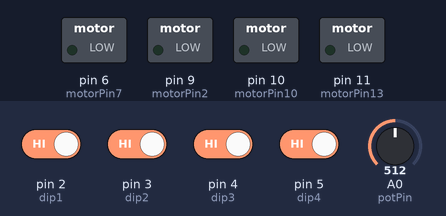
Recording of a sketch running on a simulated Arduino Uno, built with avr-gcc and run on an emulated ATmega328P. Parts: switched loads named in the sketch (green lamp = pin HIGH). Inputs (shaded band) come from the test bench; at power-on: pin 2 (dip1), pin 3 (dip2), pin 4 (dip3), pin 5 (dip4) HIGH, A0 (potPin) = 512.

Above: at 1.2 s.
1.3 s: pin 2 (dip1) driven LOW
At 2.0 s:
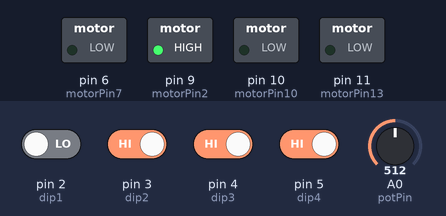
2.8 s: A0 (potPin) set to 716
At 3.1 s:
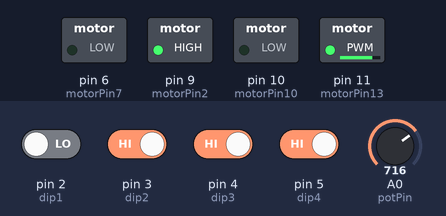
4.3 s: A0 (potPin) set to 751
At 5.5 s:
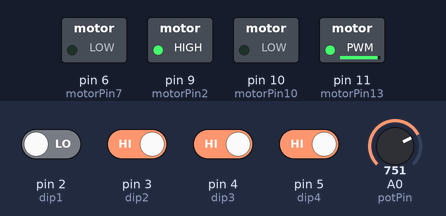
5.8 s: A0 (potPin) set to 768
At 6.6 s:
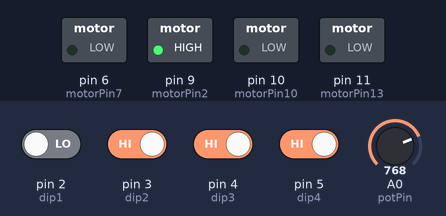
7.3 s: A0 (potPin) set to 900
At 7.7 s:
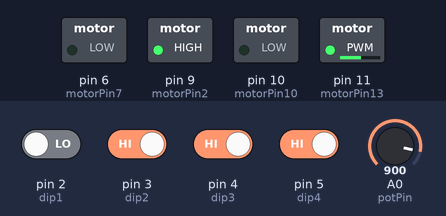
8.8 s: pin 3 (dip2) driven LOW
At 10.1 s:
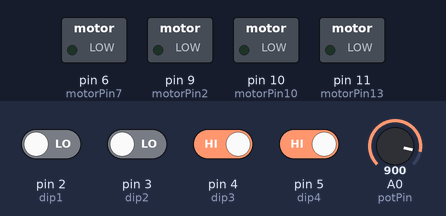
Timing chart, 0 to 11.3 s (numbered marks = the images above; inputs shaded):
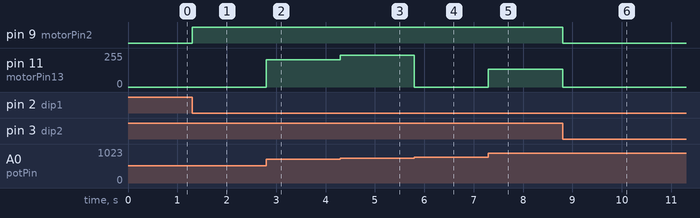

The sketch:

r3SoftwareCode.ino
```cpp
int motorPin13 = 11; //13 on the IC, 11 on the arduino
int motorPin10 = 10; //10 on the IC, 10 on the arduino
int motorPin2  = 9;  //2 on the IC,  6 on the arduino
int motorPin7  = 6;  //7 on the IC, 5 on the arduino
int dip1 = 2;
int dip2 = 3;
int dip3 = 4;
int dip4 = 5;
int potPin = 0;

void setup()
{
  pinMode(motorPin13, OUTPUT);// setting all the motor
  pinMode(motorPin10, OUTPUT);// pins as output
  pinMode(motorPin2 , OUTPUT);// to send signals to the
  pinMode(motorPin7 , OUTPUT);// motor Controller

  pinMode(dip1, INPUT_PULLUP);//assigning Dip Switch
  pinMode(dip2, INPUT_PULLUP);//to input pullup
  pinMode(dip3, INPUT_PULLUP);
  pinMode(dip4, INPUT_PULLUP);
}


void loop(){

  int speed = analogRead(potPin);// reads the position of the potentiometer

  if(digitalRead(dip1) == LOW && digitalRead(dip2) == HIGH
     && digitalRead(dip3) == HIGH && digitalRead(dip4) == HIGH)//if dip switch 1 is on then go fwd
  {
    	fwd(speed);
  }else if(digitalRead(dip1) == HIGH && digitalRead(dip2) == LOW
     	&& digitalRead(dip3) == HIGH && digitalRead(dip4) == HIGH)//if dip switch 2 is on then go rev
  {
  		rev(speed);
  }else if(digitalRead(dip1) == HIGH && digitalRead(dip2) == HIGH
     	&& digitalRead(dip3) == LOW && digitalRead(dip4) == HIGH)//if dip switch 3 is on then go right
    {
  		rightTurn(speed);
  }else if(digitalRead(dip1) == HIGH && digitalRead(dip2) == HIGH
     	&& digitalRead(dip3) == HIGH && digitalRead(dip4) == LOW)//if dip switch 4 is on then go left
    {
		leftTurn(speed);
  }else{// if all dip switches are off do nothing
 		 motorStop();
  }

}


void fwd(int Mspeed){// turns on motor and spins Clockwise
  	analogWrite(motorPin13, Mspeed);
  	analogWrite(motorPin10, !Mspeed);
  	analogWrite(motorPin2 , Mspeed);
  	analogWrite(motorPin7 , !Mspeed);

}
void rev(int Mspeed){// turns on motor and spins CC
  	analogWrite(motorPin13, !Mspeed);
  	analogWrite(motorPin10, Mspeed);
  	analogWrite(motorPin2 , !Mspeed);
  	analogWrite(motorPin7 , Mspeed);

}
void rightTurn(int Mspeed){// motor on top is the right motor*
  	analogWrite(motorPin13, !Mspeed);
  	analogWrite(motorPin10, Mspeed);
  	analogWrite(motorPin2 , Mspeed);
  	analogWrite(motorPin7 , !Mspeed);

}
void leftTurn(int Mspeed){// bottom motor is left motor**
  	analogWrite(motorPin13, Mspeed);
  	analogWrite(motorPin10, !Mspeed);
  	analogWrite(motorPin2 , !Mspeed);
  	analogWrite(motorPin7 , Mspeed);

}

void motorStop(){// Keeps everything off
	digitalWrite(motorPin13, LOW);
  	digitalWrite(motorPin10, LOW);
  	digitalWrite(motorPin2 , LOW);
  	digitalWrite(motorPin7 , LOW);
}
```

Measured:
- the behaviour switches between 767 and 768 on A0 (potPin) (found by bisection; images 3 and 4)
- after the input at 1.3 s, pin 9 (motorPin2): LOW → HIGH at once
- after the input at 2.8 s, pin 11 (motorPin13): 0/255 → 204/255 at once
- after the input at 4.3 s, pin 11 (motorPin13): 204/255 → 239/255 at once
- after the input at 5.8 s, pin 11 (motorPin13): 239/255 → 0/255 at once
- after the input at 7.3 s, pin 11 (motorPin13): 0/255 → 132/255 at once
- after the input at 8.8 s, pin 9 (motorPin2): HIGH → LOW at once; pin 11 (motorPin13): 132/255 → 0/255 at once
